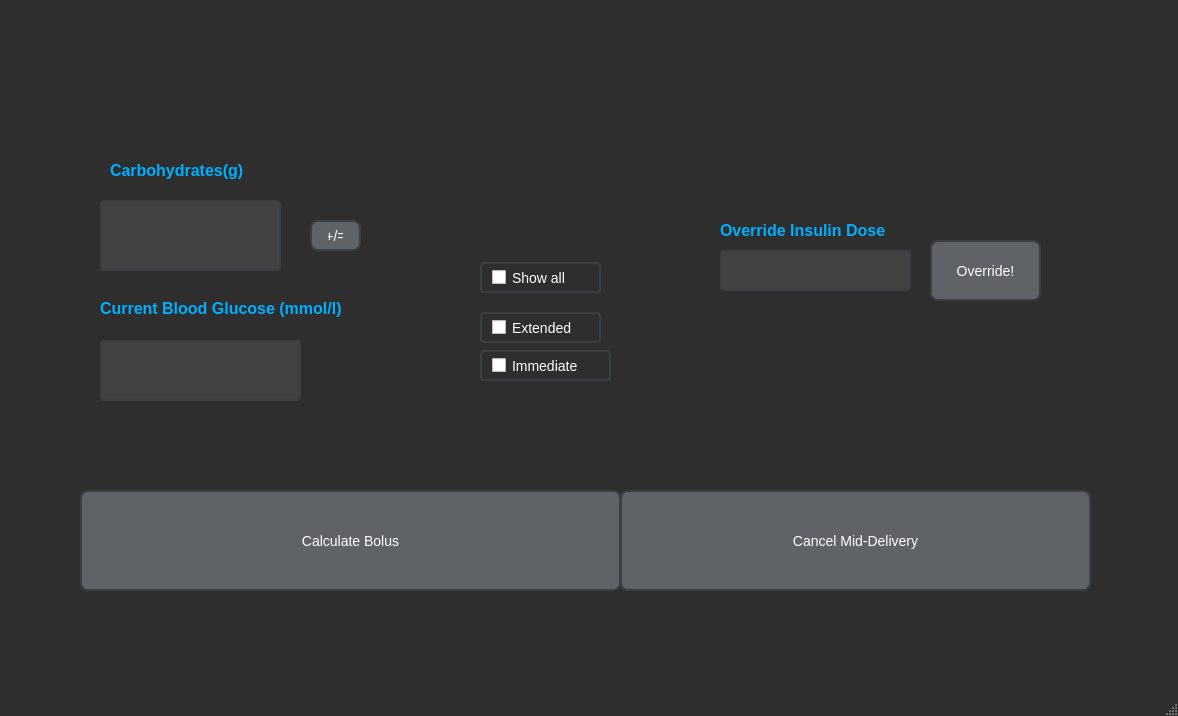
<?xml version="1.0" encoding="UTF-8"?>
<ui version="4.0">
 <class>MainWindow</class>
 <widget class="QMainWindow" name="MainWindow">
  <property name="geometry">
   <rect>
    <x>0</x>
    <y>0</y>
    <width>1178</width>
    <height>716</height>
   </rect>
  </property>
  <property name="windowTitle">
   <string>MainWindow</string>
  </property>
  <property name="styleSheet">
   <string notr="true">QMainWindow {
    background-color: #2e2e2e; /* Dark gray background */
    color: #ffffff; /* White text for contrast */
}</string>
  </property>
  <property name="dockOptions">
   <set>QMainWindow::AllowTabbedDocks|QMainWindow::AnimatedDocks</set>
  </property>
  <widget class="QWidget" name="centralwidget">
   <widget class="QStackedWidget" name="stackedWidget">
    <property name="geometry">
     <rect>
      <x>70</x>
      <y>10</y>
      <width>1021</width>
      <height>591</height>
     </rect>
    </property>
    <property name="styleSheet">
     <string notr="true">
QPlainTextEdit {
    background-color: #424242; /* Dark background */
    color: white; /* White text */
    border: 1px #5F6368; /* Very thin border */
    border-radius: 4px; /* Rounded corners */
    padding: 8px;
    font-size: 14px; /* Font size for text */
}
/* Style for QStackedWidget */
QStackedWidget {
    background-color: #2E2E2E; /* Dark gray background */
}

/* Style for QPushButton */
QPushButton {
    background-color: #5F6368; /* Subtle blue-gray */
    color: white;
    border: 2px solid #3A3F44; /* Darker gray border */
    border-radius: 8px; /* Rounded corners */
    padding: 8px 16px;
    font-size: 14px;
}

QPushButton:hover {
    background-color: #3A3F44; /* Slightly darker gray on hover */
}

QPushButton:pressed {
    background-color: #2C3136; /* Darker gray when pressed */
}

/* Style for QLabel */
QLabel {
    color: #00B0FF; /* Light ocean blue color for text */
    font-size: 16px; /* Slightly larger text */
    font-weight: bold; /* Bold text for emphasis */
}

/* Style for QCheckBox */
QCheckBox {
    color: white; /* White text for the checkbox label */
    font-size: 14px; /* Slightly smaller font size */
    padding: 5px;
    border: 2px solid #3A3F44; /* Dark gray border around the checkbox */
    border-radius: 4px; /* Rounded corners for checkbox */
    padding-left: 10px;
}

QCheckBox:hover {
    border-color: #5F6368; /* Subtle hover effect with a lighter gray border */
}

QCheckBox::indicator:checked {
    background-color: #00b0f0; /* Light Ocean Blue or your desired background color */
   
    border-radius: 4px;
}

QCheckBox::indicator:checked:pressed {
    background-color: #008CBA; /* Slightly darker blue when pressed */
}

/* Style for QLineEdit (e.g., text input fields) */
QLineEdit {
    background-color: #424242; /* Dark background */
    color: white; /* White text */
    border: 2px solid #3A3F44; /* Border around the text field */
    border-radius: 4px; /* Rounded corners */
    padding: 6px 10px;
}

QLineEdit:focus {
    border-color: #5F6368; /* Highlight the border when focused */
}

/* Style for QComboBox (e.g., dropdowns) */
QComboBox {
    background-color: #424242; /* Dark background */
    color: white; /* White text */
    border: 2px solid #3A3F44; /* Border color */
    border-radius: 4px;
    padding: 6px;
}

QComboBox:hover {
    border-color: #5F6368; /* Highlight border color on hover */
}

QComboBox:focus {
    border-color: #5F6368; /* Highlight border color when focused */
}

/* Style for QRadioButton */
QRadioButton {
    color: white; /* White text */
    font-size: 14px; /* Text size */
    padding: 5px;
    border: 2px solid #3A3F44; /* Dark gray border */
    border-radius: 4px; /* Rounded corners */
}

QRadioButton:hover {
    border-color: #5F6368; /* Hover effect */
}

QRadioButton:checked {
    background-color: #3A3F44; /* Dark gray when checked */
    color: #B0BEC5; /* Lighter text when checked */
}
</string>
    </property>
    <property name="currentIndex">
     <number>0</number>
    </property>
    <widget class="QWidget" name="page">
     <widget class="QPushButton" name="calculateButton">
      <property name="geometry">
       <rect>
        <x>10</x>
        <y>480</y>
        <width>541</width>
        <height>101</height>
       </rect>
      </property>
      <property name="font">
       <font>
        <pointsize>-1</pointsize>
       </font>
      </property>
      <property name="text">
       <string>Calculate Bolus</string>
      </property>
     </widget>
     <widget class="QPushButton" name="cancelBolusButton">
      <property name="geometry">
       <rect>
        <x>550</x>
        <y>480</y>
        <width>471</width>
        <height>101</height>
       </rect>
      </property>
      <property name="font">
       <font>
        <pointsize>-1</pointsize>
       </font>
      </property>
      <property name="text">
       <string>Cancel Mid-Delivery</string>
      </property>
     </widget>
     <widget class="QLineEdit" name="currentBGInput">
      <property name="geometry">
       <rect>
        <x>30</x>
        <y>330</y>
        <width>201</width>
        <height>61</height>
       </rect>
      </property>
     </widget>
     <widget class="QLineEdit" name="carbInput">
      <property name="geometry">
       <rect>
        <x>30</x>
        <y>190</y>
        <width>181</width>
        <height>71</height>
       </rect>
      </property>
     </widget>
     <widget class="QCheckBox" name="showExtendedCheckBox">
      <property name="geometry">
       <rect>
        <x>410</x>
        <y>302</y>
        <width>121</width>
        <height>31</height>
       </rect>
      </property>
      <property name="text">
       <string>Extended</string>
      </property>
     </widget>
     <widget class="QCheckBox" name="showBothCheckBox">
      <property name="geometry">
       <rect>
        <x>410</x>
        <y>252</y>
        <width>121</width>
        <height>31</height>
       </rect>
      </property>
      <property name="text">
       <string>Show all</string>
      </property>
     </widget>
     <widget class="QCheckBox" name="showImmediateCheckBox">
      <property name="geometry">
       <rect>
        <x>410</x>
        <y>340</y>
        <width>131</width>
        <height>31</height>
       </rect>
      </property>
      <property name="text">
       <string>Immediate</string>
      </property>
     </widget>
     <widget class="QPushButton" name="addCarbButton">
      <property name="geometry">
       <rect>
        <x>240</x>
        <y>210</y>
        <width>51</width>
        <height>31</height>
       </rect>
      </property>
      <property name="text">
       <string>+/=</string>
      </property>
     </widget>
     <widget class="QLabel" name="label">
      <property name="geometry">
       <rect>
        <x>40</x>
        <y>150</y>
        <width>171</width>
        <height>20</height>
       </rect>
      </property>
      <property name="font">
       <font>
        <pointsize>-1</pointsize>
        <weight>75</weight>
        <bold>true</bold>
       </font>
      </property>
      <property name="text">
       <string>Carbohydrates(g)</string>
      </property>
     </widget>
     <widget class="QLabel" name="label_2">
      <property name="geometry">
       <rect>
        <x>30</x>
        <y>290</y>
        <width>291</width>
        <height>17</height>
       </rect>
      </property>
      <property name="font">
       <font>
        <pointsize>-1</pointsize>
        <weight>75</weight>
        <bold>true</bold>
       </font>
      </property>
      <property name="text">
       <string>Current Blood Glucose (mmol/l)</string>
      </property>
     </widget>
     <widget class="QPushButton" name="overrideButton">
      <property name="geometry">
       <rect>
        <x>860</x>
        <y>230</y>
        <width>111</width>
        <height>61</height>
       </rect>
      </property>
      <property name="text">
       <string>Override!</string>
      </property>
     </widget>
     <widget class="QLineEdit" name="overrideBolusInput">
      <property name="geometry">
       <rect>
        <x>650</x>
        <y>240</y>
        <width>191</width>
        <height>41</height>
       </rect>
      </property>
     </widget>
     <widget class="QLabel" name="label_3">
      <property name="geometry">
       <rect>
        <x>650</x>
        <y>210</y>
        <width>201</width>
        <height>20</height>
       </rect>
      </property>
      <property name="font">
       <font>
        <pointsize>-1</pointsize>
        <weight>75</weight>
        <bold>true</bold>
       </font>
      </property>
      <property name="text">
       <string>Override Insulin Dose</string>
      </property>
     </widget>
    </widget>
    <widget class="QWidget" name="ResultPage">
     <widget class="QPlainTextEdit" name="resultTextEdit">
      <property name="geometry">
       <rect>
        <x>320</x>
        <y>160</y>
        <width>301</width>
        <height>231</height>
       </rect>
      </property>
     </widget>
     <widget class="QPushButton" name="goBackButton">
      <property name="geometry">
       <rect>
        <x>340</x>
        <y>470</y>
        <width>291</width>
        <height>51</height>
       </rect>
      </property>
      <property name="font">
       <font>
        <pointsize>-1</pointsize>
        <weight>50</weight>
        <italic>false</italic>
        <bold>false</bold>
        <underline>false</underline>
        <strikeout>false</strikeout>
        <kerning>false</kerning>
       </font>
      </property>
      <property name="text">
       <string>RETURN</string>
      </property>
     </widget>
    </widget>
   </widget>
  </widget>
  <widget class="QMenuBar" name="menubar">
   <property name="geometry">
    <rect>
     <x>0</x>
     <y>0</y>
     <width>1178</width>
     <height>22</height>
    </rect>
   </property>
  </widget>
  <widget class="QStatusBar" name="statusbar"/>
 </widget>
 <resources/>
 <connections/>
</ui>
